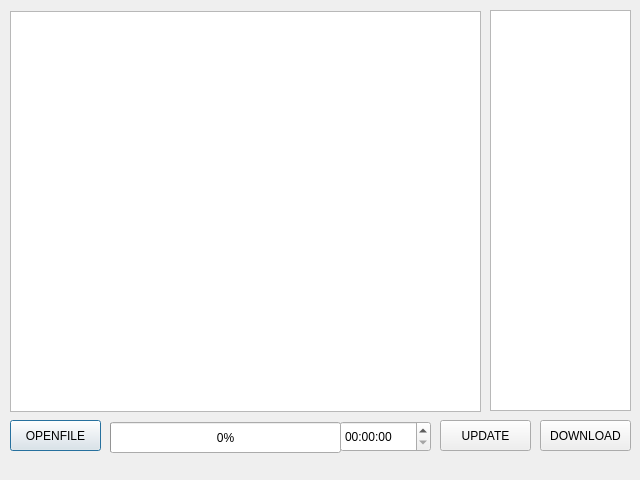
<?xml version="1.0" encoding="UTF-8"?>
<ui version="4.0">
 <class>formDialog</class>
 <widget class="QDialog" name="formDialog">
  <property name="geometry">
   <rect>
    <x>0</x>
    <y>0</y>
    <width>640</width>
    <height>480</height>
   </rect>
  </property>
  <property name="windowTitle">
   <string>Dialog</string>
  </property>
  <widget class="QTableView" name="tableView">
   <property name="geometry">
    <rect>
     <x>10</x>
     <y>11</y>
     <width>471</width>
     <height>401</height>
    </rect>
   </property>
  </widget>
  <widget class="QPushButton" name="openfile">
   <property name="geometry">
    <rect>
     <x>10</x>
     <y>420</y>
     <width>91</width>
     <height>31</height>
    </rect>
   </property>
   <property name="text">
    <string>OPENFILE</string>
   </property>
  </widget>
  <widget class="QPushButton" name="update">
   <property name="geometry">
    <rect>
     <x>440</x>
     <y>420</y>
     <width>91</width>
     <height>31</height>
    </rect>
   </property>
   <property name="text">
    <string>UPDATE</string>
   </property>
  </widget>
  <widget class="QPushButton" name="download">
   <property name="geometry">
    <rect>
     <x>540</x>
     <y>420</y>
     <width>91</width>
     <height>31</height>
    </rect>
   </property>
   <property name="text">
    <string>DOWNLOAD</string>
   </property>
  </widget>
  <widget class="QProgressBar" name="progressBar">
   <property name="geometry">
    <rect>
     <x>110</x>
     <y>422</y>
     <width>231</width>
     <height>31</height>
    </rect>
   </property>
   <property name="value">
    <number>0</number>
   </property>
  </widget>
  <widget class="QTableWidget" name="tableWidget">
   <property name="geometry">
    <rect>
     <x>490</x>
     <y>10</y>
     <width>141</width>
     <height>401</height>
    </rect>
   </property>
  </widget>
  <widget class="QLabel" name="info">
   <property name="geometry">
    <rect>
     <x>110</x>
     <y>460</y>
     <width>301</width>
     <height>16</height>
    </rect>
   </property>
   <property name="text">
    <string/>
   </property>
  </widget>
  <widget class="QTimeEdit" name="timeEdit">
   <property name="geometry">
    <rect>
     <x>340</x>
     <y>421</y>
     <width>91</width>
     <height>31</height>
    </rect>
   </property>
  </widget>
 </widget>
 <resources/>
 <connections/>
</ui>
